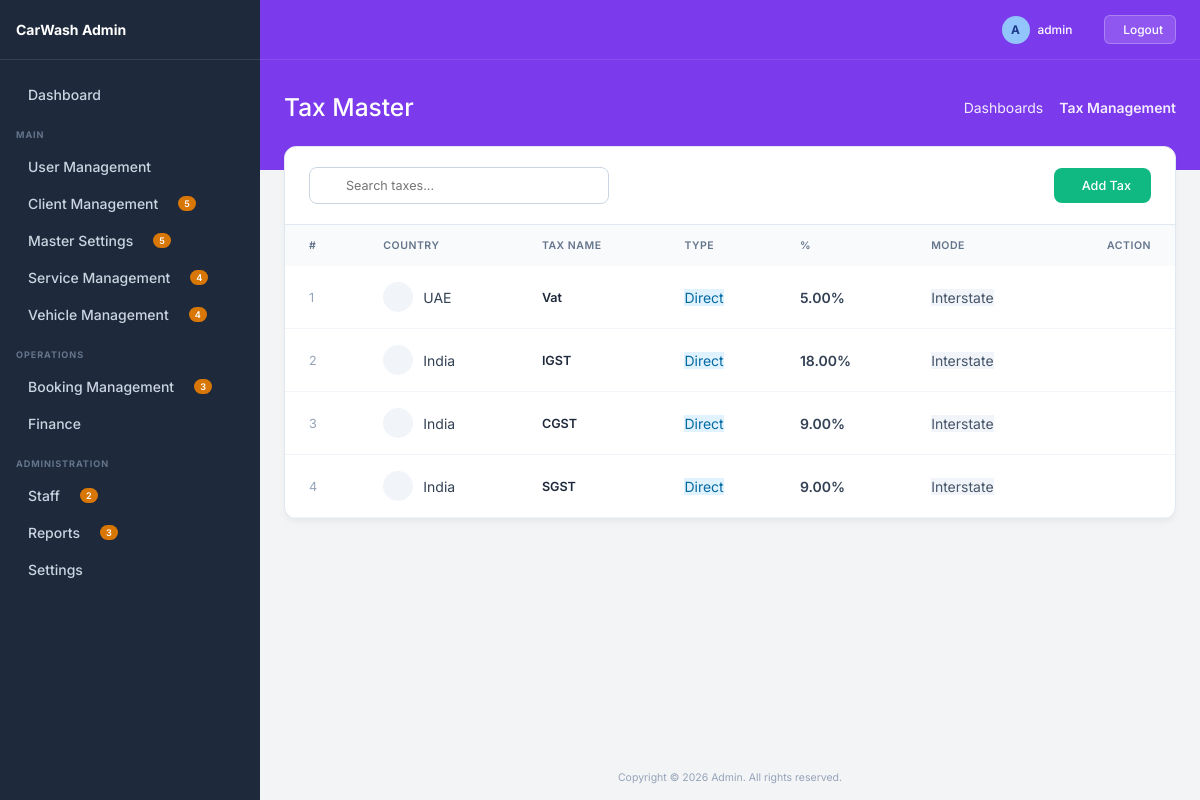
Screenshot of /tax/ (signed in) with the database file from the repository.
### tax_management/models.py (models this page shows)
class Tax(BaseModel):
    TAX_TYPE = (
        ('direct', 'Direct'),
        ('tax_on_tax', 'Tax on Tax'),
    )
    MODE = (
        ('interstate', 'Interstate'),
        ('intrastate', 'Intrastate'),
    )
    country = models.ForeignKey(Country, on_delete=models.CASCADE)
    name = models.CharField(max_length=100)
    percent = models.DecimalField(max_digits=5, decimal_places=2)
    tax_type = models.CharField(max_length=10, choices=TAX_TYPE)
    mode = models.CharField(max_length=15, choices=MODE)

### master/models.py (models this page shows, shortened)
class Country(BaseModel):
    name = models.CharField(max_length=100)

### tax_management/views.py (the view)
# urls.py: path('tax/', views.tax_list, name='tax_list'),
@login_required
def tax_list(request):
    queryset = Tax.objects.filter(is_deleted=False).order_by('-id')
    search = request.GET.get('search')
    if search:
        queryset = queryset.filter(name__icontains=search)
    username = request.user.username
    log_activity(
        created_by=request.user,
        description=f"{username} viewed tax list."
    )
    return render(request, 'tax_list.html', {
        'title': 'Tax List',
        'taxes': queryset,
        'search': search,
    })

### core/functions.py (called while the page is built)
def log_activity(created_by, description, created_date=None):
    if created_date is None:
        created_date = timezone.now()
    Processing_Log.objects.create(
        created_by=created_by,
        description=description,
        created_date=created_date
    )

### tax_management/templates/tax_list.html (shortened to what this page needs)
{% extends 'base.html' %}
{% block page_title %}Tax Master{% endblock %}
{% block breadcrumb_active %}Tax Management{% endblock %}
{% block content %}
<div class="list-container">
    <div class="list-header">
        <form method="GET" class="search-wrapper">
            <input type="text" name="search" value="{% if search %}{{ search }}{% endif %}" placeholder="Search taxes..." class="search-input">
        </form>
        <a href="{% url 'tax_create' %}" class="btn-create">
             Add Tax
        </a>
    </div>
    <div style="overflow-x: auto;">
        <table class="premium-table">
            <thead>
                <tr>
                    <th>#</th>
                    <th>Country</th>
                    <th>Tax Name</th>
                    <th>Type</th>
                    <th>%</th>
                    <th>Mode</th>
                    <th style="text-align:right;">Action</th>
                </tr>
            </thead>
            <tbody>
                {% for obj in taxes %}
                <tr>
                    <td style="color:#94a3b8;">{{ forloop.counter }}</td>
                    <td>
                        <div style="display:flex; align-items:center; gap:10px;">
                            <div style="width:30px;height:30px;border-radius:50%;background:#f1f5f9;display:flex;align-items:center;justify-content:center;">
                            </div>
                            {{ obj.country.name }}
                        </div>
                    </td>
                    <td style="font-weight:600; color:#1e293b;">
                        {{ obj.name }}
                    </td>
                    <td>
                        <span class="badge" style="background:#e0f2fe; color:#0369a1;">
                            {{ obj.get_tax_type_display }}
                        </span>
                    </td>
                    <td>
                        <span style="font-weight:600;">{{ obj.percent }}%</span>
                    </td>
                    <td>
                        <span class="badge" style="background:#f1f5f9; color:#475569;">
                            {{ obj.get_mode_display }}
                        </span>
                    </td>
                    <td style="text-align:right;">
                        <div style="display:flex; gap:8px; justify-content:flex-end;">
                            <a href="{% url 'tax_edit' obj.pk %}" class="action-btn edit">
                            </a>
                            <a href="{% url 'tax_delete' obj.pk %}" onclick="return confirm('Delete this tax?')" class="action-btn delete">
                            </a>
                        </div>
                    </td>
                </tr>
                {% endfor %}
            </tbody>
        </table>
    </div>
</div>
{% endblock %}

### core/templates/base.html (shortened to what this page needs)
<!DOCTYPE html>
<html lang="en">
<head>
</head>
<body>
    <aside class="sidebar">
        <div class="sidebar-header">
            <span>CarWash Admin</span>
        </div>
        <div class="sidebar-content">
            <a href="{% url 'dashboard' %}" class="nav-item">
                <div class="nav-item-left">
                    Dashboard
                </div>
            </a>
            <div class="nav-section-title">MAIN</div>
            <div class="nav-item dropdown-toggle">
                <div class="nav-item-left">
                     User Management
                </div>
            </div>
            <div class="nav-item dropdown-toggle">
                <div class="nav-item-left">
                    Client Management
                    <span class="nav-badge">5</span>
                </div>
            </div>
            <div class="nav-item dropdown-toggle">
                <div class="nav-item-left">
                    Master Settings
                    <span class="nav-badge">5</span>
                </div>
            </div>
            <div class="nav-item dropdown-toggle">
                <div class="nav-item-left">
                    Service Management
                    <span class="nav-badge">4</span>
                </div>
            </div>
            <div class="nav-item dropdown-toggle">
                <div class="nav-item-left">
                    Vehicle Management
                    <span class="nav-badge">4</span>
                </div>
            </div>
            <div class="nav-section-title">OPERATIONS</div>
            <div class="nav-item dropdown-toggle">
                <div class="nav-item-left">
                    Booking Management
                    <span class="nav-badge">3</span>
                </div>
            </div>
            <div class="nav-item dropdown-toggle">
                <div class="nav-item-left">
                    Finance
                </div>
            </div>
            <div class="nav-section-title">ADMINISTRATION</div>
            <div class="nav-item dropdown-toggle">
                <div class="nav-item-left">
                    Staff
                    <span class="nav-badge">2</span>
                </div>
            </div>
            <div class="nav-item dropdown-toggle">
                <div class="nav-item-left">
                    Reports
                    <span class="nav-badge">3</span>
                </div>
            </div>
            <div class="nav-item dropdown-toggle">
                <div class="nav-item-left">
                    Settings
                </div>
            </div>
        </div>
    </aside>
    <div class="main-wrapper">
        <div class="top-banner">
            <div class="top-navbar">
                <div class="navbar-right">
                    <div class="flex-center" style="gap: 8px;">
                        <span style="display:inline-block; width:28px; height:28px; border-radius:50%; background:#93c5fd; color:#1e3a8a; text-align:center; line-height:28px; font-weight:bold;">{{ request.user.username|make_list|first|upper|default:"A" }}</span>
                        <span>{{ request.user.username|default:"admin" }}</span>
                    </div>
                    {% if request.user.is_authenticated %}
                    <form method="post" action="{% url 'logout' %}" style="margin-left: 12px; display: inline;">
                        <button type="submit" style="background: rgba(255,255,255,0.15); border: 1px solid rgba(255,255,255,0.25); color: white; padding: 6px 12px; border-radius: 6px; cursor: pointer; display: flex; align-items: center; gap: 6px; font-size: 0.85rem; font-weight: 500; transition: all 0.2s;">
                             Logout
                        </button>
                    </form>
                    {% endif %}
                </div>
            </div>
            <div class="banner-header">
                <div class="banner-title">{% block page_title %}Dashboard{% endblock %}</div>
                <div class="banner-breadcrumbs">
                    <a href="#">Dashboards</a>
                    <span style="font-weight: 600;">{% block breadcrumb_active %}Admin Dashboard{% endblock %}</span>
                </div>
            </div>
        </div>
        <div class="content-area">
            {% block content %}{% endblock %}
        </div>
        <div style="margin-top:auto; padding: 16px; text-align: center; color: #94a3b8; font-size: 0.75rem;">
            Copyright © 2026 Admin. All rights reserved.
        </div>
    </div>
</body>
</html>

### core/templates/base.html (style rules this page uses)
:root { --bg-sidebar: #1e293b; --bg-body: #f3f4f6; --bg-banner: #7c3aed; --text-sidebar: #cbd5e1; --text-sidebar-hover: #ffffff; --sidebar-border: #334155; --badge-bg: #d97706; --badge-text: #ffffff; --sidebar-width: 260px; }
* { margin: 0; padding: 0; box-sizing: border-box; font-family: 'Inter', sans-serif; font-size: 14px; }
body { background-color: var(--bg-body); color: #1e293b; display: flex; min-height: 100vh; overflow-x: hidden; }
.sidebar { width: var(--sidebar-width); background-color: var(--bg-sidebar); display: flex; flex-direction: column; position: fixed; height: 100vh; overflow-y: auto; z-index: 100; }
.sidebar-header { padding: 16px; font-size: 1.1rem; font-weight: 700; display: flex; align-items: center; gap: 12px; color: white; border-bottom: 1px solid var(--sidebar-border); height: 60px; }
.sidebar-content { padding: 16px 0; }
.nav-section-title { color: #64748b; font-size: 0.65rem; text-transform: uppercase; letter-spacing: 0.1em; font-weight: 700; margin: 16px 16px 8px 16px; }
.nav-item { display: flex; align-items: center; justify-content: space-between; padding: 10px 16px; color: var(--text-sidebar); text-decoration: none; font-size: 0.85rem; font-weight: 500; cursor: pointer; transition: color 0.2s, background-color 0.2s; }
.nav-item-left { display: flex; align-items: center; gap: 12px; }
.nav-badge { background-color: var(--badge-bg); color: var(--badge-text); font-size: 0.65rem; font-weight: 600; padding: 2px 6px; border-radius: 12px; margin-left: 8px; }
.main-wrapper { flex: 1; margin-left: var(--sidebar-width); display: flex; flex-direction: column; min-height: 100vh; }
.top-banner { background-color: var(--bg-banner); color: white; display: flex; flex-direction: column; }
.top-navbar { height: 60px; display: flex; align-items: center; justify-content: space-between; padding: 0 24px; border-bottom: 1px solid rgba(255, 255, 255, 0.1); }
.navbar-right { display: flex; align-items: center; gap: 20px; }
.navbar-right span { font-size: 0.85rem; font-weight: 500; }
.banner-header { padding: 32px 24px 48px 24px; display: flex; justify-content: space-between; align-items: center; }
.banner-title { font-size: 1.75rem; font-weight: 500; }
.banner-breadcrumbs { font-size: 0.75rem; display: flex; align-items: center; gap: 8px; opacity: 0.9; }
.banner-breadcrumbs a { color: white; text-decoration: none; }
.content-area { padding: 0 24px 24px 24px; margin-top: -24px; flex: 1; }
.flex-center { display: flex; align-items: center; }
.list-container { background: white; border-radius: 12px; border: 1px solid #e2e8f0; box-shadow: 0 4px 6px -1px rgba(0, 0, 0, 0.05); overflow: hidden; }
.list-header { padding: 20px 24px; border-bottom: 1px solid #e2e8f0; display: flex; justify-content: space-between; align-items: center; }
.search-input { padding: 10px 16px; padding-left: 36px; border: 1px solid #cbd5e1; border-radius: 8px; font-size: 0.9rem; outline: none; width: 300px; transition: all 0.2s; font-family: 'Inter', sans-serif; }
.search-wrapper { position: relative; display: flex; align-items: center; }
.btn-create { background: #10b981; color: white; padding: 10px 20px; border-radius: 8px; text-decoration: none; font-size: 0.9rem; font-weight: 500; display: flex; align-items: center; gap: 8px; transition: background 0.2s; border: none; cursor: pointer; }
.premium-table { width: 100%; border-collapse: collapse; text-align: left; }
.premium-table th { background-color: #f8fafc; color: #64748b; font-size: 0.75rem; text-transform: uppercase; letter-spacing: 0.05em; padding: 14px 24px; font-weight: 600; }
.premium-table td { padding: 16px 24px; font-size: 0.9rem; color: #334155; border-bottom: 1px solid #f1f5f9; vertical-align: middle; }
.action-btn { padding: 6px; border-radius: 6px; color: #64748b; transition: all 0.2s; text-decoration: none; display: inline-flex; align-items: center; justify-content: center; }

### rows the page displays
Tax: country.name "UAE", name "Vat", tax_type "Direct", percent "5.00", mode "Interstate"
Tax: country.name "India", name "IGST", tax_type "Direct", percent "18.00", mode "Interstate"
Tax: country.name "India", name "CGST", tax_type "Direct", percent "9.00", mode "Interstate"
Tax: country.name "India", name "SGST", tax_type "Direct", percent "9.00", mode "Interstate"

### other values shown
{{ request.user.username|make_list|first|upper|default:"A" }} "A"
{{ request.user.username|default:"admin" }} "admin"
